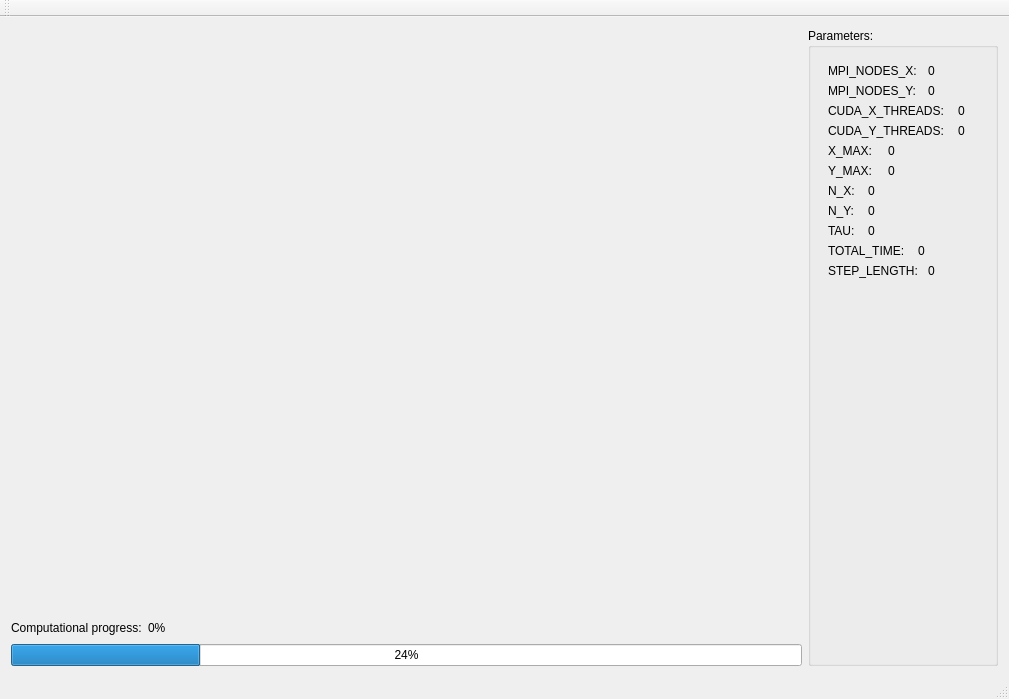
<?xml version="1.0" encoding="UTF-8"?>
<ui version="4.0">
 <class>MainWindow</class>
 <widget class="QMainWindow" name="MainWindow">
  <property name="geometry">
   <rect>
    <x>0</x>
    <y>0</y>
    <width>1009</width>
    <height>699</height>
   </rect>
  </property>
  <property name="windowTitle">
   <string>MainWindow</string>
  </property>
  <widget class="QWidget" name="centralWidget">
   <layout class="QGridLayout" name="gridLayout">
    <item row="0" column="1">
     <layout class="QVBoxLayout" name="verticalLayout">
      <item>
       <widget class="QCustomPlot" name="customPlot" native="true">
        <property name="sizePolicy">
         <sizepolicy hsizetype="Expanding" vsizetype="Expanding">
          <horstretch>0</horstretch>
          <verstretch>0</verstretch>
         </sizepolicy>
        </property>
       </widget>
      </item>
      <item>
       <layout class="QHBoxLayout" name="horizontalLayout_2">
        <item>
         <widget class="QLabel" name="label">
          <property name="text">
           <string>Computational progress:</string>
          </property>
         </widget>
        </item>
        <item>
         <widget class="QLabel" name="progress_lbl">
          <property name="sizePolicy">
           <sizepolicy hsizetype="MinimumExpanding" vsizetype="Preferred">
            <horstretch>0</horstretch>
            <verstretch>0</verstretch>
           </sizepolicy>
          </property>
          <property name="text">
           <string>0%</string>
          </property>
         </widget>
        </item>
        <item>
         <spacer name="horizontalSpacer">
          <property name="orientation">
           <enum>Qt::Horizontal</enum>
          </property>
          <property name="sizeHint" stdset="0">
           <size>
            <width>40</width>
            <height>20</height>
           </size>
          </property>
         </spacer>
        </item>
       </layout>
      </item>
      <item>
       <widget class="QProgressBar" name="progressBar">
        <property name="value">
         <number>24</number>
        </property>
       </widget>
      </item>
     </layout>
    </item>
    <item row="0" column="2">
     <widget class="QGroupBox" name="groupBox">
      <property name="sizePolicy">
       <sizepolicy hsizetype="Fixed" vsizetype="Expanding">
        <horstretch>0</horstretch>
        <verstretch>0</verstretch>
       </sizepolicy>
      </property>
      <property name="minimumSize">
       <size>
        <width>190</width>
        <height>270</height>
       </size>
      </property>
      <property name="title">
       <string>Parameters:</string>
      </property>
      <widget class="QLabel" name="label_11">
       <property name="geometry">
        <rect>
         <x>20</x>
         <y>210</y>
         <width>81</width>
         <height>25</height>
        </rect>
       </property>
       <property name="text">
        <string>TOTAL_TIME:</string>
       </property>
      </widget>
      <widget class="QLabel" name="label_7">
       <property name="geometry">
        <rect>
         <x>20</x>
         <y>90</y>
         <width>121</width>
         <height>25</height>
        </rect>
       </property>
       <property name="text">
        <string>CUDA_Y_THREADS:</string>
       </property>
      </widget>
      <widget class="QLabel" name="label_25">
       <property name="geometry">
        <rect>
         <x>20</x>
         <y>130</y>
         <width>51</width>
         <height>25</height>
        </rect>
       </property>
       <property name="text">
        <string>Y_MAX:</string>
       </property>
      </widget>
      <widget class="QLabel" name="label_13">
       <property name="geometry">
        <rect>
         <x>20</x>
         <y>230</y>
         <width>101</width>
         <height>25</height>
        </rect>
       </property>
       <property name="text">
        <string>STEP_LENGTH:</string>
       </property>
      </widget>
      <widget class="QLabel" name="label_17">
       <property name="geometry">
        <rect>
         <x>20</x>
         <y>170</y>
         <width>31</width>
         <height>25</height>
        </rect>
       </property>
       <property name="text">
        <string>N_Y:</string>
       </property>
      </widget>
      <widget class="QLabel" name="label_9">
       <property name="geometry">
        <rect>
         <x>20</x>
         <y>190</y>
         <width>31</width>
         <height>25</height>
        </rect>
       </property>
       <property name="text">
        <string>TAU:</string>
       </property>
      </widget>
      <widget class="QLabel" name="label_23">
       <property name="geometry">
        <rect>
         <x>20</x>
         <y>110</y>
         <width>51</width>
         <height>25</height>
        </rect>
       </property>
       <property name="text">
        <string>X_MAX:</string>
       </property>
      </widget>
      <widget class="QLabel" name="label_16">
       <property name="geometry">
        <rect>
         <x>20</x>
         <y>150</y>
         <width>31</width>
         <height>25</height>
        </rect>
       </property>
       <property name="text">
        <string>N_X:</string>
       </property>
      </widget>
      <widget class="QLabel" name="label_2">
       <property name="geometry">
        <rect>
         <x>20</x>
         <y>30</y>
         <width>91</width>
         <height>25</height>
        </rect>
       </property>
       <property name="text">
        <string>MPI_NODES_X:</string>
       </property>
      </widget>
      <widget class="QLabel" name="label_3">
       <property name="geometry">
        <rect>
         <x>20</x>
         <y>50</y>
         <width>91</width>
         <height>25</height>
        </rect>
       </property>
       <property name="text">
        <string>MPI_NODES_Y:</string>
       </property>
      </widget>
      <widget class="QLabel" name="label_5">
       <property name="geometry">
        <rect>
         <x>20</x>
         <y>70</y>
         <width>121</width>
         <height>25</height>
        </rect>
       </property>
       <property name="text">
        <string>CUDA_X_THREADS:</string>
       </property>
      </widget>
      <widget class="QLabel" name="total_time">
       <property name="geometry">
        <rect>
         <x>110</x>
         <y>210</y>
         <width>81</width>
         <height>25</height>
        </rect>
       </property>
       <property name="text">
        <string>0</string>
       </property>
      </widget>
      <widget class="QLabel" name="tau">
       <property name="geometry">
        <rect>
         <x>60</x>
         <y>190</y>
         <width>31</width>
         <height>25</height>
        </rect>
       </property>
       <property name="text">
        <string>0</string>
       </property>
      </widget>
      <widget class="QLabel" name="n_x">
       <property name="geometry">
        <rect>
         <x>60</x>
         <y>150</y>
         <width>31</width>
         <height>25</height>
        </rect>
       </property>
       <property name="text">
        <string>0</string>
       </property>
      </widget>
      <widget class="QLabel" name="cuda_x_threads">
       <property name="geometry">
        <rect>
         <x>150</x>
         <y>70</y>
         <width>121</width>
         <height>25</height>
        </rect>
       </property>
       <property name="text">
        <string>0</string>
       </property>
      </widget>
      <widget class="QLabel" name="n_y">
       <property name="geometry">
        <rect>
         <x>60</x>
         <y>170</y>
         <width>31</width>
         <height>25</height>
        </rect>
       </property>
       <property name="text">
        <string>0</string>
       </property>
      </widget>
      <widget class="QLabel" name="step_length">
       <property name="geometry">
        <rect>
         <x>120</x>
         <y>230</y>
         <width>101</width>
         <height>25</height>
        </rect>
       </property>
       <property name="text">
        <string>0</string>
       </property>
      </widget>
      <widget class="QLabel" name="cuda_y_threads">
       <property name="geometry">
        <rect>
         <x>150</x>
         <y>90</y>
         <width>121</width>
         <height>25</height>
        </rect>
       </property>
       <property name="text">
        <string>0</string>
       </property>
      </widget>
      <widget class="QLabel" name="mpi_nodes_y">
       <property name="geometry">
        <rect>
         <x>120</x>
         <y>50</y>
         <width>91</width>
         <height>25</height>
        </rect>
       </property>
       <property name="text">
        <string>0</string>
       </property>
      </widget>
      <widget class="QLabel" name="mpi_nodes_x">
       <property name="geometry">
        <rect>
         <x>120</x>
         <y>30</y>
         <width>91</width>
         <height>25</height>
        </rect>
       </property>
       <property name="text">
        <string>0</string>
       </property>
      </widget>
      <widget class="QLabel" name="y_max">
       <property name="geometry">
        <rect>
         <x>80</x>
         <y>130</y>
         <width>51</width>
         <height>25</height>
        </rect>
       </property>
       <property name="text">
        <string>0</string>
       </property>
      </widget>
      <widget class="QLabel" name="x_max">
       <property name="geometry">
        <rect>
         <x>80</x>
         <y>110</y>
         <width>51</width>
         <height>25</height>
        </rect>
       </property>
       <property name="text">
        <string>0</string>
       </property>
      </widget>
     </widget>
    </item>
   </layout>
  </widget>
  <widget class="QMenuBar" name="menuBar">
   <property name="geometry">
    <rect>
     <x>0</x>
     <y>0</y>
     <width>1009</width>
     <height>22</height>
    </rect>
   </property>
  </widget>
  <widget class="QToolBar" name="mainToolBar">
   <attribute name="toolBarArea">
    <enum>TopToolBarArea</enum>
   </attribute>
   <attribute name="toolBarBreak">
    <bool>false</bool>
   </attribute>
  </widget>
  <widget class="QStatusBar" name="statusBar"/>
 </widget>
 <layoutdefault spacing="6" margin="11"/>
 <customwidgets>
  <customwidget>
   <class>QCustomPlot</class>
   <extends>QWidget</extends>
   <header>Qcustomplot.hpp</header>
   <container>1</container>
  </customwidget>
 </customwidgets>
 <resources/>
 <connections/>
</ui>
